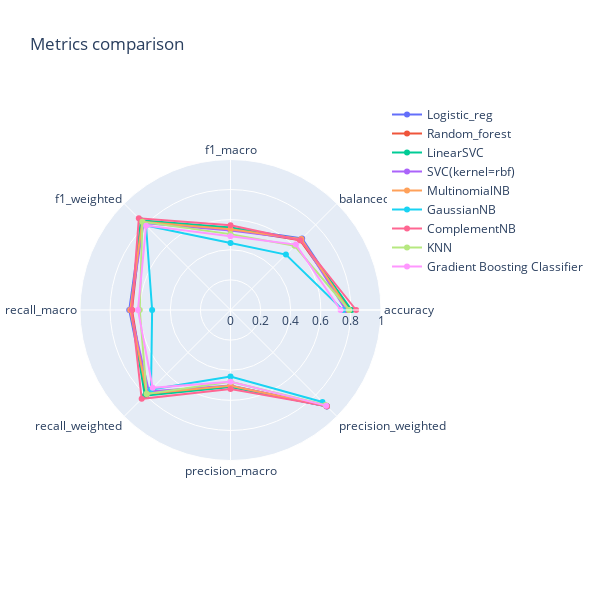

The notebook cell saved with this chart:
### Markdown cell above
#### Visualize and compare models performance

### Code cell
# Comparison of metrics scores
data = df_perf.iloc[:,:-2]  # to skip time_train and time_predict
plot_radar_mult(data)

# Compare metrics and time to train and time to predict
#plot_metrics_and_time(df_perf)

### Figure 1 — Plotly figure (JSON) as saved in the notebook; plotly's stock layout.template omitted (floating-point values rounded to 4 significant figures)
{"data": [{"name": "Logistic_reg", "r": [0.7921, 0.6729, 0.5443, 0.834, 0.6729, 0.7921, 0.509, 0.9059], "theta": ["accuracy", "balanced_accuracy", "f1_macro", "f1_weighted", "recall_macro", "recall_weighted", "precision_macro", "precision_weighted"], "type": "scatterpolar"}, {"name": "Random_forest", "r": [0.7935, 0.6546, 0.5375, 0.8339, 0.6546, 0.7935, 0.5032, 0.9013], "theta": ["accuracy", "balanced_accuracy", "f1_macro", "f1_weighted", "recall_macro", "recall_weighted", "precision_macro", "precision_weighted"], "type": "scatterpolar"}, {"name": "LinearSVC", "r": [0.8046, 0.6621, 0.5477, 0.8424, 0.6621, 0.8046, 0.5117, 0.9046], "theta": ["accuracy", "balanced_accuracy", "f1_macro", "f1_weighted", "recall_macro", "recall_weighted", "precision_macro", "precision_weighted"], "type": "scatterpolar"}, {"name": "SVC(kernel=rbf)", "r": [0.7665, 0.6653, 0.5287, 0.817, 0.6653, 0.7665, 0.5012, 0.9054], "theta": ["accuracy", "balanced_accuracy", "f1_macro", "f1_weighted", "recall_macro", "recall_weighted", "precision_macro", "precision_weighted"], "type": "scatterpolar"}, {"name": "MultinomialNB", "r": [0.7859, 0.6661, 0.5369, 0.8295, 0.6661, 0.7859, 0.5031, 0.9045], "theta": ["accuracy", "balanced_accuracy", "f1_macro", "f1_weighted", "recall_macro", "recall_weighted", "precision_macro", "precision_weighted"], "type": "scatterpolar"}, {"name": "GaussianNB", "r": [0.7468, 0.5207, 0.4452, 0.7937, 0.5207, 0.7468, 0.4415, 0.8641], "theta": ["accuracy", "balanced_accuracy", "f1_macro", "f1_weighted", "recall_macro", "recall_weighted", "precision_macro", "precision_weighted"], "type": "scatterpolar"}, {"name": "ComplementNB", "r": [0.8346, 0.6558, 0.5634, 0.8613, 0.6558, 0.8346, 0.5244, 0.9034], "theta": ["accuracy", "balanced_accuracy", "f1_macro", "f1_weighted", "recall_macro", "recall_weighted", "precision_macro", "precision_weighted"], "type": "scatterpolar"}, {"name": "KNN", "r": [0.7882, 0.6029, 0.5042, 0.8282, 0.6029, 0.7882, 0.477, 0.8923], "theta": ["accuracy", "balanced_accuracy", "f1_macro", "f1_weighted", "recall_macro", "recall_weighted", "precision_macro", "precision_weighted"], "type": "scatterpolar"}, {"name": "Gradient Boosting Classifier", "r": [0.7314, 0.6148, 0.4895, 0.7928, 0.6148, 0.7314, 0.476, 0.8987], "theta": ["accuracy", "balanced_accuracy", "f1_macro", "f1_weighted", "recall_macro", "recall_weighted", "precision_macro", "precision_weighted"], "type": "scatterpolar"}], "layout": {"height": 600, "polar": {"radialaxis": {"range": [0, 1], "visible": true}}, "showlegend": true, "title": {"text": "Metrics comparison"}, "width": 600}}
